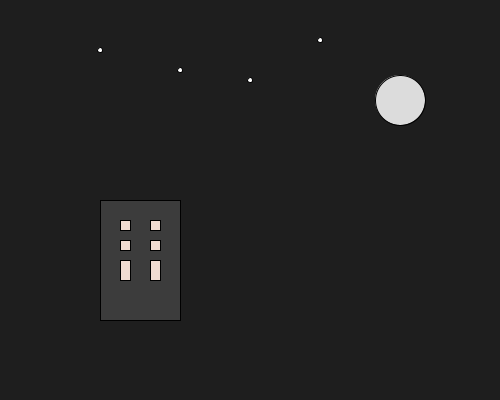
Frame 1 (no input)
Frame 60 (the mouse pressed at the canvas centre just before this capture): identical to frame 1, image omitted
Frame 120 (the mouse held since frame 60 and released just before this capture): identical to frame 1, image omitted

The Processing sketch that drew this single still picture (run headless with seeded random() and noise(); from frame 60 on, the mouse is pressed at the canvas centre):

// Processing sketch: notte
// ── notte.pde
// notte.pde

// un paesaggio cittadino notturno

void setup() {
  size(500, 400);
}

void draw() {
  // cielo scuro
  background(30);
  
  // luna
  fill(220);
  ellipse(400, 100, 50, 50);
  
  // stelle
  fill(255);
  ellipse(100, 50, 5, 5);
  ellipse(320, 40, 5, 5);
  ellipse(250, 80, 5, 5);
  ellipse(180, 70, 5, 5);
  
  // palazzo
  fill(60);
  rect(100, 200, 80, 120);
  // e finestre
  fill(240, 220, 210);
  rect(120, 220, 10, 10);
  rect(150, 240, 10, 10);
  rect(120, 240, 10, 10);
  rect(150, 220, 10, 10);
  rect(120, 260, 10, 20);
  rect(150, 260, 10, 20);
}
